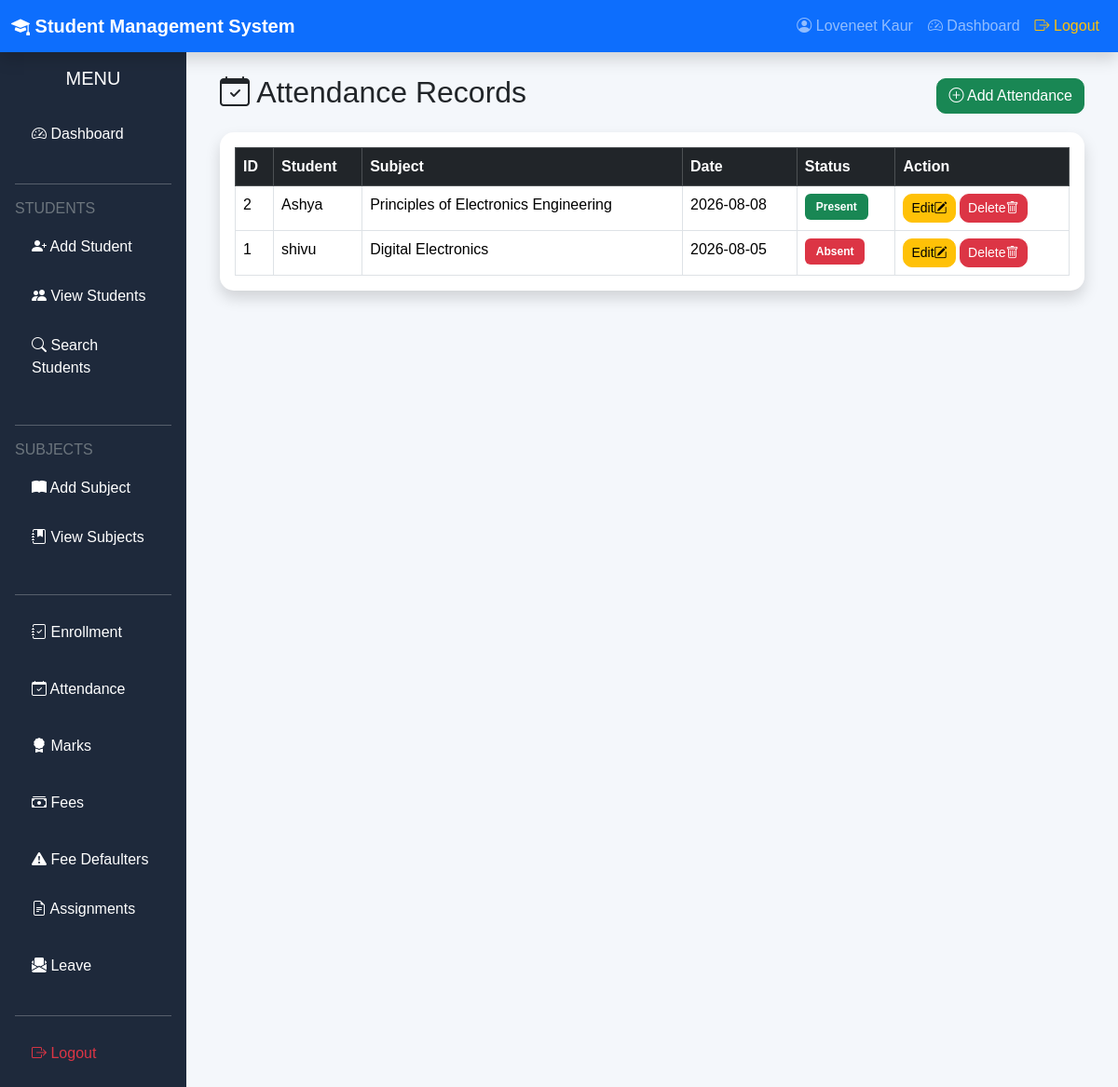
The page /view_attendance (signed in) on the database its author committed.
### models.py (models this page shows)
class Attendance(db.Model):
    __tablename__ = "attendance"
    id = db.Column(db.Integer, primary_key=True)
    student_id = db.Column(
        db.Integer,
        db.ForeignKey("students.id"),
        nullable=False
    )
    subject_id = db.Column(
        db.Integer,
        db.ForeignKey("subjects.id"),
        nullable=False
    )
    attendance_date = db.Column(
        db.Date,
        default=date.today
    )
    status = db.Column(
        db.String(20),
        nullable=False
    )
    student = db.relationship(
        "Students",
        backref="attendance_records"
    )
    subject = db.relationship(
        "Subject",
        backref="attendance_records"
    )

class Students(db.Model):
    __tablename__ = "students"
    id = db.Column(db.Integer, primary_key=True)
    roll_number = db.Column(db.String(20), unique=True, nullable=False)
    name = db.Column(db.String(100), nullable=False)
    branch = db.Column(db.String(100), nullable=False)
    semester = db.Column(db.String(20), nullable=False)
    phone = db.Column(db.String(15))
    email = db.Column(db.String(120), unique=True)
    photo = db.Column(db.String(255))
    marks = db.Column(db.Float, default=0)
    attendance = db.Column(db.Float, default=0)
    total_fee = db.Column(db.Float, default=0)
    paid_fee = db.Column(db.Float, default=0)
    due_fee = db.Column(db.Float, default=0)
    fee_status = db.Column(db.String(20), default="Pending")
    status = db.Column(db.String(30), default="Active")
    admission_date = db.Column(
        db.Date,
        default=date.today
    )

class Subject(db.Model):
    __tablename__ = "subjects"
    id = db.Column(db.Integer, primary_key=True)
    subject_name = db.Column(
        db.String(100),
        nullable=False
    )
    subject_code = db.Column(
        db.String(20),
        unique=True,
        nullable=False
    )
    credits = db.Column(db.Integer)

### routes/attendance/crud.py (the view)
@app.route("/view_attendance")
def view_attendance():
    if "user_id" not in session:
        return redirect("/login")
    attendance = Attendance.query.order_by(
        Attendance.attendance_date.desc()
    ).all()
    return render_template(
        "view_attendance.html",
        attendance=attendance
    )

### templates/view_attendance.html (shortened to what this page needs)
{% extends "base.html" %}
{% block content %}
<div class="container-fluid">
    <div class="d-flex justify-content-between align-items-center mb-3">
        <h2>
            <i class="bi bi-calendar-check"></i>
            Attendance Records
        </h2>
        <a href="/add_attendance"
           class="btn btn-success">
            <i class="bi bi-plus-circle"></i>
            Add Attendance
        </a>
    </div>
    <div class="card shadow">
        <div class="card-body">
            <table class="table table-bordered table-hover">
                <thead class="table-dark">
                    <tr>
                        <th>ID</th>
                        <th>Student</th>
                        <th>Subject</th>
                        <th>Date</th>
                        <th>Status</th>
                        <th>Action</th>
                    </tr>
                </thead>
                <tbody>
                {% if attendance %}
                    {% for record in attendance %}
                    <tr>
                        <td>{{ record.id }}</td>
                        <td>{{ record.student.name }}</td>
                        <td>{{ record.subject.subject_name }}</td>
                        <td>{{ record.attendance_date }}</td>
                        <td>
                            {% if record.status == "Present" %}
                                <span class="badge bg-success">
                                    Present
                                </span>
                            {% else %}
                                <span class="badge bg-danger">
                                    Absent
                                </span>
                            {% endif %}
                        </td>
                        <td>
                            <a href="/update_attendance/{{ record.id }}"
                               class="btn btn-warning btn-sm">
                                <i class="bi bi-pencil-square"></i>
                                Edit
                            </a>
                            <a href="/delete_attendance/{{ record.id }}"
                               class="btn btn-danger btn-sm"
                               onclick="return confirm('Delete this attendance record?')">
                                <i class="bi bi-trash"></i>
                                Delete
                            </a>
                        </td>
                    </tr>
                    {% endfor %}
                {% endif %}
                </tbody>
            </table>
        </div>
    </div>
</div>
{% endblock %}

### static/css/style.css (style rules this page uses)
body { background:#f4f6f9; font-family:Arial, Helvetica, sans-serif; }
.card { border:none; border-radius:12px; box-shadow:0 2px 10px rgba(0,0,0,.08); }
.btn { border-radius:8px; }
.table { background:white; }
.table thead { background:#0d6efd; color:white; }
.badge { padding:8px 12px; }
body { background:#f4f7fb; }
.card { border:none; border-radius:15px; transition:.3s; }
.table { margin-bottom:0; }
.table thead { background:#212529; color:white; }
.btn { border-radius:10px; }
.card i { float:right; }

### rows shown on the page
Attendance: id "2", student.name "Ashya", subject.subject_name "Principles of Electronics Engineering", attendance_date "2026-08-08", status "Present"
Attendance: id "1", student.name "shivu", subject.subject_name "Digital Electronics", attendance_date "2026-08-05", status "Absent"

### other values the page prints
{{ session["username"] }} "Loveneet Kaur"
